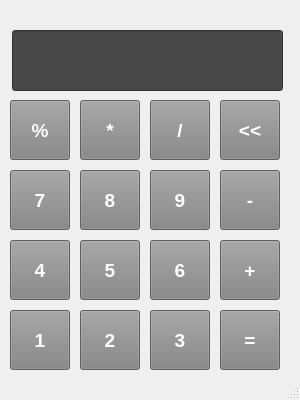
<?xml version="1.0" encoding="UTF-8"?>
<ui version="4.0">
 <class>MainWindow</class>
 <widget class="QMainWindow" name="MainWindow">
  <property name="geometry">
   <rect>
    <x>0</x>
    <y>0</y>
    <width>300</width>
    <height>400</height>
   </rect>
  </property>
  <property name="font">
   <font>
    <pointsize>12</pointsize>
    <weight>75</weight>
    <bold>true</bold>
   </font>
  </property>
  <property name="windowTitle">
   <string>MainWindow</string>
  </property>
  <widget class="QWidget" name="centralwidget">
   <widget class="QPushButton" name="btn_1">
    <property name="geometry">
     <rect>
      <x>10</x>
      <y>100</y>
      <width>60</width>
      <height>60</height>
     </rect>
    </property>
    <property name="font">
     <font>
      <pointsize>14</pointsize>
     </font>
    </property>
    <property name="styleSheet">
     <string notr="true">background-color: rgb(131, 131, 131);
color: rgb(255, 255, 255);</string>
    </property>
    <property name="text">
     <string>%</string>
    </property>
   </widget>
   <widget class="QPushButton" name="btn_2">
    <property name="geometry">
     <rect>
      <x>80</x>
      <y>100</y>
      <width>60</width>
      <height>60</height>
     </rect>
    </property>
    <property name="font">
     <font>
      <pointsize>14</pointsize>
     </font>
    </property>
    <property name="styleSheet">
     <string notr="true">background-color: rgb(131, 131, 131);
color: rgb(255, 255, 255);</string>
    </property>
    <property name="text">
     <string>*</string>
    </property>
   </widget>
   <widget class="QPushButton" name="btn_3">
    <property name="geometry">
     <rect>
      <x>150</x>
      <y>100</y>
      <width>60</width>
      <height>60</height>
     </rect>
    </property>
    <property name="font">
     <font>
      <pointsize>14</pointsize>
     </font>
    </property>
    <property name="styleSheet">
     <string notr="true">background-color: rgb(131, 131, 131);
color: rgb(255, 255, 255);</string>
    </property>
    <property name="text">
     <string>/</string>
    </property>
   </widget>
   <widget class="QPushButton" name="btn_4">
    <property name="geometry">
     <rect>
      <x>220</x>
      <y>100</y>
      <width>60</width>
      <height>60</height>
     </rect>
    </property>
    <property name="font">
     <font>
      <pointsize>14</pointsize>
     </font>
    </property>
    <property name="styleSheet">
     <string notr="true">background-color: rgb(131, 131, 131);
color: rgb(255, 255, 255);</string>
    </property>
    <property name="text">
     <string>&lt;&lt;</string>
    </property>
   </widget>
   <widget class="QPushButton" name="btn_5">
    <property name="geometry">
     <rect>
      <x>150</x>
      <y>170</y>
      <width>60</width>
      <height>60</height>
     </rect>
    </property>
    <property name="font">
     <font>
      <pointsize>14</pointsize>
     </font>
    </property>
    <property name="styleSheet">
     <string notr="true">background-color: rgb(131, 131, 131);
color: rgb(255, 255, 255);</string>
    </property>
    <property name="text">
     <string>9</string>
    </property>
   </widget>
   <widget class="QPushButton" name="btn_6">
    <property name="geometry">
     <rect>
      <x>220</x>
      <y>170</y>
      <width>60</width>
      <height>60</height>
     </rect>
    </property>
    <property name="font">
     <font>
      <pointsize>14</pointsize>
     </font>
    </property>
    <property name="styleSheet">
     <string notr="true">background-color: rgb(131, 131, 131);
color: rgb(255, 255, 255);</string>
    </property>
    <property name="text">
     <string>-</string>
    </property>
   </widget>
   <widget class="QPushButton" name="btn_7">
    <property name="geometry">
     <rect>
      <x>80</x>
      <y>170</y>
      <width>60</width>
      <height>60</height>
     </rect>
    </property>
    <property name="font">
     <font>
      <pointsize>14</pointsize>
     </font>
    </property>
    <property name="styleSheet">
     <string notr="true">background-color: rgb(131, 131, 131);
color: rgb(255, 255, 255);</string>
    </property>
    <property name="text">
     <string>8</string>
    </property>
   </widget>
   <widget class="QPushButton" name="btn_8">
    <property name="geometry">
     <rect>
      <x>10</x>
      <y>170</y>
      <width>60</width>
      <height>60</height>
     </rect>
    </property>
    <property name="font">
     <font>
      <pointsize>14</pointsize>
     </font>
    </property>
    <property name="styleSheet">
     <string notr="true">background-color: rgb(131, 131, 131);
color: rgb(255, 255, 255);</string>
    </property>
    <property name="text">
     <string>7</string>
    </property>
   </widget>
   <widget class="QPushButton" name="btn_9">
    <property name="geometry">
     <rect>
      <x>150</x>
      <y>240</y>
      <width>60</width>
      <height>60</height>
     </rect>
    </property>
    <property name="font">
     <font>
      <pointsize>14</pointsize>
     </font>
    </property>
    <property name="styleSheet">
     <string notr="true">background-color: rgb(131, 131, 131);
color: rgb(255, 255, 255);</string>
    </property>
    <property name="text">
     <string>6</string>
    </property>
   </widget>
   <widget class="QPushButton" name="btn_10">
    <property name="geometry">
     <rect>
      <x>220</x>
      <y>240</y>
      <width>60</width>
      <height>60</height>
     </rect>
    </property>
    <property name="font">
     <font>
      <pointsize>14</pointsize>
     </font>
    </property>
    <property name="styleSheet">
     <string notr="true">background-color: rgb(131, 131, 131);
color: rgb(255, 255, 255);</string>
    </property>
    <property name="text">
     <string>+</string>
    </property>
   </widget>
   <widget class="QPushButton" name="btn_11">
    <property name="geometry">
     <rect>
      <x>80</x>
      <y>240</y>
      <width>60</width>
      <height>60</height>
     </rect>
    </property>
    <property name="font">
     <font>
      <pointsize>14</pointsize>
     </font>
    </property>
    <property name="styleSheet">
     <string notr="true">background-color: rgb(131, 131, 131);
color: rgb(255, 255, 255);</string>
    </property>
    <property name="text">
     <string>5</string>
    </property>
   </widget>
   <widget class="QPushButton" name="btn_12">
    <property name="geometry">
     <rect>
      <x>10</x>
      <y>240</y>
      <width>60</width>
      <height>60</height>
     </rect>
    </property>
    <property name="font">
     <font>
      <pointsize>14</pointsize>
     </font>
    </property>
    <property name="styleSheet">
     <string notr="true">background-color: rgb(131, 131, 131);
color: rgb(255, 255, 255);</string>
    </property>
    <property name="text">
     <string>4</string>
    </property>
   </widget>
   <widget class="QPushButton" name="btn_13">
    <property name="geometry">
     <rect>
      <x>150</x>
      <y>310</y>
      <width>60</width>
      <height>60</height>
     </rect>
    </property>
    <property name="font">
     <font>
      <pointsize>14</pointsize>
     </font>
    </property>
    <property name="styleSheet">
     <string notr="true">background-color: rgb(131, 131, 131);
color: rgb(255, 255, 255);</string>
    </property>
    <property name="text">
     <string>3</string>
    </property>
   </widget>
   <widget class="QPushButton" name="btn_14">
    <property name="geometry">
     <rect>
      <x>220</x>
      <y>310</y>
      <width>60</width>
      <height>60</height>
     </rect>
    </property>
    <property name="font">
     <font>
      <pointsize>14</pointsize>
     </font>
    </property>
    <property name="styleSheet">
     <string notr="true">background-color: rgb(131, 131, 131);
color: rgb(255, 255, 255);</string>
    </property>
    <property name="text">
     <string>=</string>
    </property>
   </widget>
   <widget class="QPushButton" name="btn_15">
    <property name="geometry">
     <rect>
      <x>80</x>
      <y>310</y>
      <width>60</width>
      <height>60</height>
     </rect>
    </property>
    <property name="font">
     <font>
      <pointsize>14</pointsize>
     </font>
    </property>
    <property name="styleSheet">
     <string notr="true">background-color: rgb(131, 131, 131);
color: rgb(255, 255, 255);</string>
    </property>
    <property name="text">
     <string>2</string>
    </property>
   </widget>
   <widget class="QPushButton" name="btn_16">
    <property name="geometry">
     <rect>
      <x>10</x>
      <y>310</y>
      <width>60</width>
      <height>60</height>
     </rect>
    </property>
    <property name="font">
     <font>
      <pointsize>14</pointsize>
     </font>
    </property>
    <property name="styleSheet">
     <string notr="true">background-color: rgb(131, 131, 131);
color: rgb(255, 255, 255);</string>
    </property>
    <property name="text">
     <string>1</string>
    </property>
   </widget>
   <widget class="QLineEdit" name="lineEdit">
    <property name="geometry">
     <rect>
      <x>12</x>
      <y>30</y>
      <width>271</width>
      <height>61</height>
     </rect>
    </property>
    <property name="font">
     <font>
      <pointsize>30</pointsize>
      <weight>75</weight>
      <bold>true</bold>
     </font>
    </property>
    <property name="styleSheet">
     <string notr="true">background-color: rgb(72, 72, 72);
color: rgb(255, 255, 255);</string>
    </property>
    <property name="text">
     <string/>
    </property>
   </widget>
  </widget>
  <widget class="QStatusBar" name="statusbar"/>
 </widget>
 <resources/>
 <connections/>
</ui>
